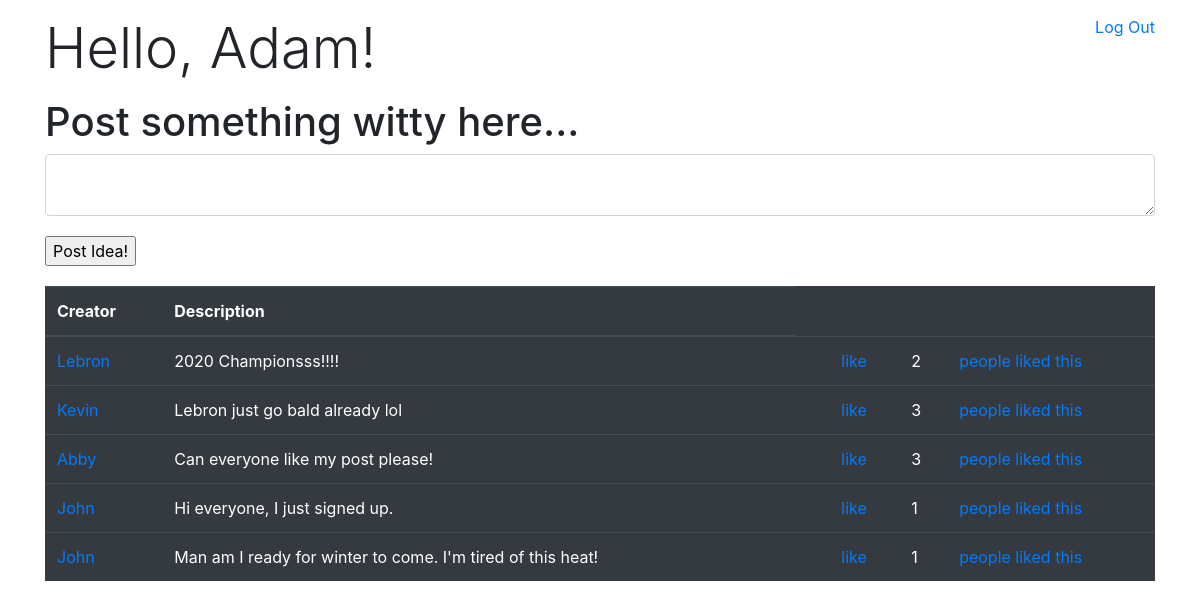
Page /display_all (signed in) on the committed database.
### bright_app/models.py (models this page shows)
class User(models.Model):
    first_name = models.CharField(max_length=45)
    last_name = models.CharField(max_length=45)
    alias = models.CharField(max_length=45)
    email = models.EmailField(unique=True)
    password = models.CharField(max_length=255)
    objects = UserManager()

class Ideas(models.Model):
    first_name = models.CharField(max_length=45)
    description = models.TextField()
    like = models.ManyToManyField('User', related_name='liked_ideas')
    owner = models.ForeignKey('User', related_name='uploaded_by', on_delete=models.CASCADE)
    created_at = models.DateTimeField(auto_now_add=True)
    updated_at = models.DateTimeField(auto_now=True)
    objects = IdeasManager()

### bright_app/views.py (the view)
# urls.py: path('display_all', views.display_all),
def display_all(request):
    if 'user_id' not in request.session:
        return redirect('/')
    context = {
        'ideas': Ideas.objects.all(),
        'user': User.objects.get(id=request.session['user_id'])
    }
    return render(request, 'display_all.html', context)

### bright_app/templates/display_all.html (shortened to what this page needs)
<!DOCTYPE html>
<html lang="en">
<head>
    <link href="https://stackpath.bootstrapcdn.com/bootstrap/4.5.0/css/bootstrap.min.css" rel="stylesheet"
>
    {% load static %}
    <link rel="stylesheet" href="{% static 'style.css' %}">
</head>
<body>
    <div style="margin-top: 15px;" class="container">
        <div class="logout">
            <a style="float: right;" href="/logout">Log Out</a>
        </div>
        <h1 class="display-4"> Hello, {{ user.first_name }}!</h1>
        <div class="post">
            <h1>Post something witty here...</h1>
            <form action="/create" method="POST">
                <textarea name="description" id="description" class="form-control"></textarea>
                <input style="margin-top: 20px; margin-bottom: 20px;" type="submit" value="Post Idea!">
            </form>
        </div>
        <table class="table table-dark">
            <thead>
                <tr>
                    <th>Creator</th>
                    <th>Description</th>
                </tr>
            </thead>
            <tbody>
                {%for idea in ideas%}
                    {%if user == idea.owner%}
                        <tr>
                            <td><a href="/user/{{idea.owner.id}}">{{ idea.owner.first_name}}</a></td>
                            <td>{{ idea.description }}</td>
                            <td><a href="/delete/{{idea.id}}">delete</a></td>
                            <td><a href="/like/{{idea.id}}">like</a></td>
                            <td>{{idea.like.count}}</td>
                            <td><a href="/display_one/{{idea.id}}">people liked this</a></td>
                        </tr>
                    {%elif user != idea.owner%}
                        <tr>
                            <td><a href="/user/{{idea.owner.id}}">{{ idea.owner.first_name}}</a></td>
                            <td>{{ idea.description }}</td>
                            <td></td>
                            <td><a href="/like/{{idea.id}}">like</a></td>
                            <td>{{idea.like.count}}</td>
                            <td><a href="/display_one/{{idea.id}}">people liked this</a></td>
                        </tr>
                    {%endif%}
                {%endfor%}
            </tbody>
        </table>
    </div>
</body>
</html>

### bright_app/static/style.css (style rules this page uses)
* { margin: 0 auto; }

### rows in the picture
User: first_name "Adam"
Ideas: owner.first_name "Lebron", description "2020 Championsss!!!!", like.count "2"
Ideas: owner.first_name "Kevin", description "Lebron just go bald already lol", like.count "3"
Ideas: owner.first_name "Abby", description "Can everyone like my post please!", like.count "3"
Ideas: owner.first_name "John", description "Hi everyone, I just signed up.", like.count "1"
Ideas: owner.first_name "John", description "Man am I ready for winter to come. I'm tired of this heat!", like.count "1"
